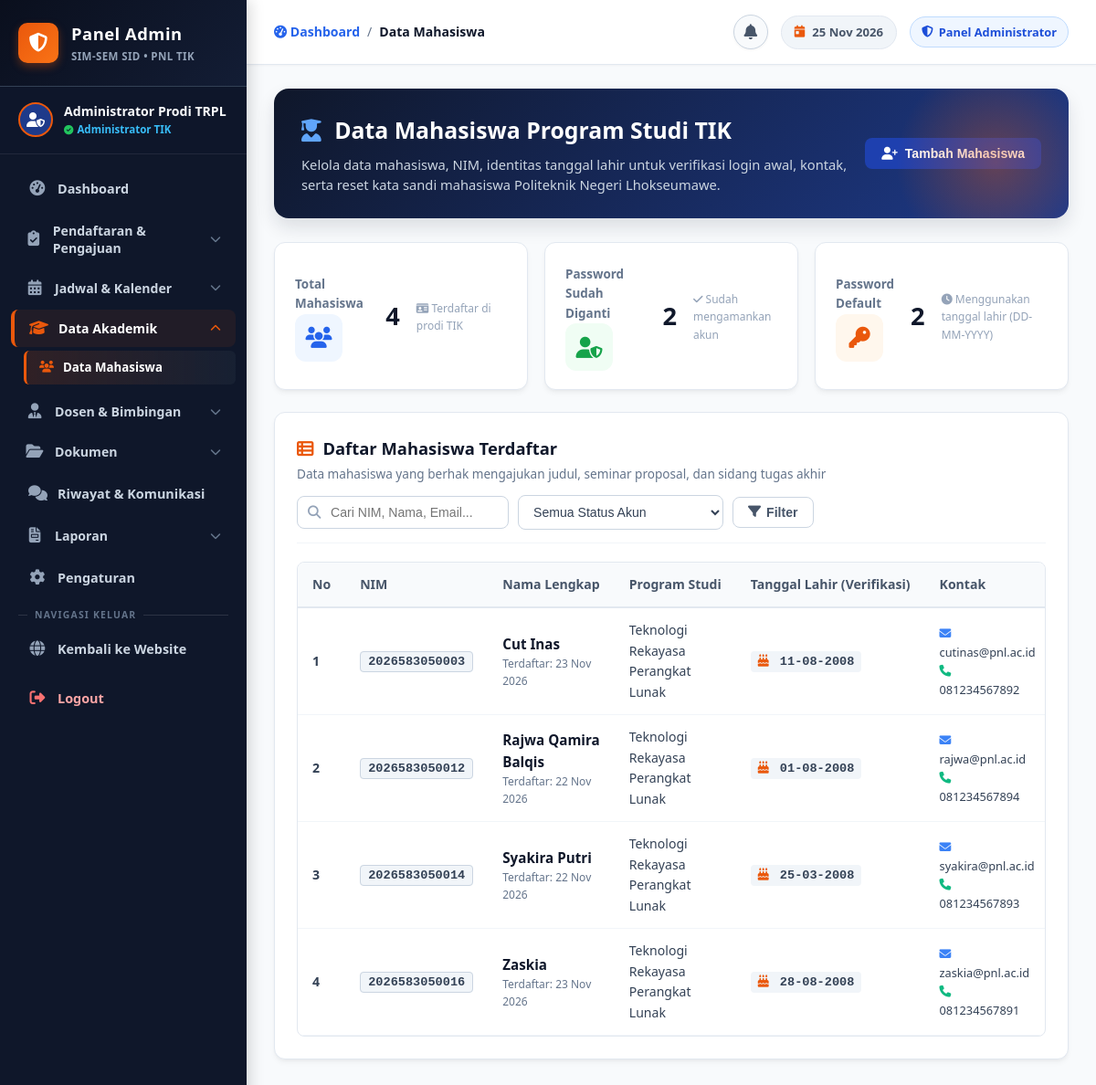
/admin_mahasiswa.php (signed in), run on the app's committed database.
### tables this page shows
CREATE TABLE `mahasiswa` (
  `id` int(11) NOT NULL AUTO_INCREMENT,
  `nim` varchar(25) NOT NULL,
  `nama` varchar(100) NOT NULL,
  `tanggal_lahir` date DEFAULT NULL,
  `password` varchar(255) NOT NULL,
  `is_password_changed` tinyint(1) DEFAULT 0,
  `program_studi` varchar(100) DEFAULT 'Teknologi Rekayasa Perangkat Lunak',
  `email` varchar(100) DEFAULT NULL,
  `no_hp` varchar(20) DEFAULT NULL,
  `created_at` timestamp NOT NULL DEFAULT current_timestamp(),
  PRIMARY KEY (`id`),
  UNIQUE KEY `nim` (`nim`)
);

### admin_mahasiswa.php (the view, shortened to what this page needs)
<?php
require_once 'koneksi.php';
$search = trim($_GET['search'] ?? '');
$sql = "SELECT * FROM mahasiswa WHERE 1=1";
$params = [];
$types = "";
$sql .= " ORDER BY nim ASC";
if (!empty($params)) {
    $stmt = mysqli_prepare($conn, $sql);
    mysqli_stmt_bind_param($stmt, $types, ...$params);
    mysqli_stmt_execute($stmt);
    $result_mhs = mysqli_stmt_get_result($stmt);
} else {
    $result_mhs = mysqli_query($conn, $sql);
}
$total_mhs = mysqli_num_rows(mysqli_query($conn, "SELECT id FROM mahasiswa"));
$pass_changed = mysqli_num_rows(mysqli_query($conn, "SELECT id FROM mahasiswa WHERE is_password_changed = 1"));
$pass_default = mysqli_num_rows(mysqli_query($conn, "SELECT id FROM mahasiswa WHERE is_password_changed = 0"));
?>
<!DOCTYPE html>
<html lang="id">
<head>
    <link rel="stylesheet" href="https://cdnjs.cloudflare.com/ajax/libs/font-awesome/6.4.0/css/all.min.css">
    <link rel="stylesheet" href="style.css">
    <link rel="stylesheet" href="admin_style.css">
</head>
<body>
<div class="admin-app">
    <?php include 'admin_sidebar.php'; ?>
    <div class="admin-main">
        <header class="admin-topbar">
            <div class="admin-topbar-left">
                <div class="admin-breadcrumb">
                    <a href="dashboard_admin.php"><i class="fas fa-gauge-high"></i> Dashboard</a>
                    <span>/</span>
                    <span class="current">Data Mahasiswa</span>
                </div>
            </div>
            <div class="admin-topbar-right">
                <?php include 'komponen_notifikasi_lonceng.php'; ?>
                <div class="topbar-date-pill">
                    <i class="fas fa-calendar-day"></i> <?= date('d M Y'); ?>
                </div>
                <div class="admin-badge-role">
                    <i class="fas fa-shield-halved"></i> Panel Administrator
                </div>
            </div>
        </header>
        <main class="admin-content-body">
            <div class="welcome-admin-banner">
                <div class="welcome-admin-info">
                    <h1><i class="fas fa-user-graduate" style="color: #60a5fa; margin-right: 8px;"></i> Data Mahasiswa Program Studi TIK</h1>
                    <p>Kelola data mahasiswa, NIM, identitas tanggal lahir untuk verifikasi login awal, kontak, serta reset kata sandi mahasiswa Politeknik Negeri Lhokseumawe.</p>
                </div>
                <div>
                    <button class="btn-admin btn-admin-primary" onclick="bukaModalTambah()">
                        <i class="fas fa-user-plus"></i> Tambah Mahasiswa
                    </button>
                </div>
            </div>
            <div class="admin-stats-grid" style="grid-template-columns: repeat(auto-fit, minmax(220px, 1fr)); margin-bottom: 24px;">
                <div class="stat-card">
                    <div class="stat-card-header">
                        <div class="stat-card-title">Total Mahasiswa</div>
                        <div class="stat-card-icon icon-blue"><i class="fas fa-users"></i></div>
                    </div>
                    <div class="stat-card-value"><?= $total_mhs; ?></div>
                    <div class="stat-card-desc"><i class="fas fa-id-card"></i> Terdaftar di prodi TIK</div>
                </div>
                <div class="stat-card">
                    <div class="stat-card-header">
                        <div class="stat-card-title">Password Sudah Diganti</div>
                        <div class="stat-card-icon icon-green"><i class="fas fa-user-shield"></i></div>
                    </div>
                    <div class="stat-card-value"><?= $pass_changed; ?></div>
                    <div class="stat-card-desc"><i class="fas fa-check"></i> Sudah mengamankan akun</div>
                </div>
                <div class="stat-card">
                    <div class="stat-card-header">
                        <div class="stat-card-title">Password Default</div>
                        <div class="stat-card-icon icon-orange"><i class="fas fa-key"></i></div>
                    </div>
                    <div class="stat-card-value"><?= $pass_default; ?></div>
                    <div class="stat-card-desc"><i class="fas fa-clock"></i> Menggunakan tanggal lahir (DD-MM-YYYY)</div>
                </div>
            </div>
            <div class="admin-table-card">
                <div class="admin-table-header">
                    <div>
                        <h2 class="admin-table-title"><i class="fas fa-table-list" style="color: var(--primary);"></i> Daftar Mahasiswa Terdaftar</h2>
                        <p style="font-size: 0.85rem; color: #64748b; margin-top: 2px;">Data mahasiswa yang berhak mengajukan judul, seminar proposal, dan sidang tugas akhir</p>
                    </div>
                    <form method="GET" action="admin_mahasiswa.php" class="admin-toolbar-filter">
                        <div class="admin-search-input">
                            <i class="fas fa-magnifying-glass"></i>
                            <input type="text" name="search" placeholder="Cari NIM, Nama, Email..." value="<?= htmlspecialchars($search); ?>">
                        </div>
                        <select name="status" class="admin-filter-select" onchange="this.form.submit()">
                            <option value="">Semua Status Akun</option>
                        </select>
                        <button type="submit" class="btn-admin btn-admin-secondary">
                            <i class="fas fa-filter"></i> Filter
                        </button>
                    </form>
                </div>
                <div class="table-responsive">
                    <table class="admin-data-table">
                        <thead>
                            <tr>
                                <th style="width: 50px;">No</th>
                                <th>NIM</th>
                                <th>Nama Lengkap</th>
                                <th>Program Studi</th>
                                <th>Tanggal Lahir (Verifikasi)</th>
                                <th>Kontak</th>
                            </tr>
                        </thead>
                        <tbody>
                            <?php if (mysqli_num_rows($result_mhs) > 0): ?>
                                <?php $no = 1; while ($row = mysqli_fetch_assoc($result_mhs)): ?>
                                    <tr>
                                        <td><strong><?= $no++; ?></strong></td>
                                        <td><span class="badge-role badge-role-admin" style="font-family: monospace; font-size: 0.85rem;"><?= htmlspecialchars($row['nim']); ?></span></td>
                                        <td>
                                            <div style="font-weight: 700; color: #0f172a; font-size: 0.95rem;"><?= htmlspecialchars($row['nama']); ?></div>
                                            <div style="font-size: 0.75rem; color: #64748b;">Terdaftar: <?= date('d M Y', strtotime($row['created_at'])); ?></div>
                                        </td>
                                        <td><?= htmlspecialchars($row['program_studi']); ?></td>
                                        <td>
                                            <span style="font-family: monospace; background: #f1f5f9; padding: 4px 8px; border-radius: 4px; font-weight: 600; font-size: 0.85rem; color: #334155;">
                                                <i class="fas fa-cake-candles" style="color: #ea580c; margin-right: 4px;"></i>
                                                <?= date('d-m-Y', strtotime($row['tanggal_lahir'])); ?>
                                            </span>
                                        </td>
                                        <td>
                                            <div style="font-size: 0.8rem; color: #334155;"><i class="fas fa-envelope" style="color: #3b82f6; width: 14px;"></i> <?= htmlspecialchars($row['email'] ?: '-'); ?></div>
                                            <div style="font-size: 0.8rem; color: #334155;"><i class="fas fa-phone" style="color: #10b981; width: 14px;"></i> <?= htmlspecialchars($row['no_hp'] ?: '-'); ?></div>
                                        </td>
                                    </tr>
                                <?php endwhile; ?>
                            <?php endif; ?>
                        </tbody>
                    </table>
                </div>
            </div>
        </main>
    </div>
</div>
</body>
</html>

### style.css (style rules this page uses)
:root { --primary: #ea580c; --primary-hover: #c2410c; --primary-light: #fff7ed; --primary-border: #fed7aa; --secondary: #0f172a; --text-muted: #64748b; --bg-light: #f8fafc; --bg-white: #ffffff; --border-color: #e2e8f0; --success: #16a34a; --warning: #d97706; --font-main: 'Segoe UI', -apple-system, BlinkMacSystemFont, Roboto, sans-serif; --radius-sm: 8px; --radius-md: 12px; --radius-lg: 18px; --shadow-sm: 0 1px 3px rgba(0, 0, 0, 0.05); --shadow-md: 0 4px 14px rgba(0, 0, 0, 0.07); --shadow-lg: 0 10px 25px rgba(234, 88, 12, 0.12); --transition: all 0.3s ease; }
* { margin: 0; padding: 0; box-sizing: border-box; }
html { scroll-behavior: smooth; }
body { font-family: var(--font-main); background-color: var(--bg-light); color: var(--secondary); line-height: 1.6; }
:root { --site-sidebar-width: 270px; --site-navy-dark: #0a0f1d; --site-navy: #0f172a; --site-navy-surface: #1e293b; --site-navy-border: #334155; --site-orange-accent: #ea580c; }

### data on the page
mahasiswa: nim "2026583050003", nama "Cut Inas", created_at "23 Nov 2026", program_studi "Teknologi Rekayasa Perangkat Lunak", tanggal_lahir "11-08-2008", email "cutinas@pnl.ac.id", no_hp "081234567892"
mahasiswa: nim "2026583050012", nama "Rajwa Qamira Balqis", created_at "22 Nov 2026", program_studi "Teknologi Rekayasa Perangkat Lunak", tanggal_lahir "01-08-2008", email "rajwa@pnl.ac.id", no_hp "081234567894"
mahasiswa: nim "2026583050014", nama "Syakira Putri", created_at "22 Nov 2026", program_studi "Teknologi Rekayasa Perangkat Lunak", tanggal_lahir "25-03-2008", email "syakira@pnl.ac.id", no_hp "081234567893"
mahasiswa: nim "2026583050016", nama "Zaskia", created_at "23 Nov 2026", program_studi "Teknologi Rekayasa Perangkat Lunak", tanggal_lahir "28-08-2008", email "zaskia@pnl.ac.id", no_hp "081234567891"

### other printed values
$admin_nama_tampil "Administrator Prodi TRPL"
$total_mhs "4"
$pass_changed "2"
$pass_default "2"
